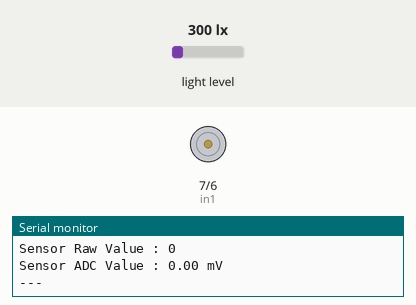
Simulated run of this sketch. Board: Arduino Mega 2560, built for the host (arithmetic inside an expression is 32-bit, double 64-bit). Parts: motor-driver pin pairs drawn as motors (green arrow = first pin HIGH = forward, orange = second pin HIGH = backward, longer = more drive, scaled by the enable pin), the last lines printed to the serial monitor. The test bench sets the inputs (shaded band); at power-on: light level 300 lx.

Above: at 4.2 s.
4.3 s: light level set to 2 lx
At 13.8 s:
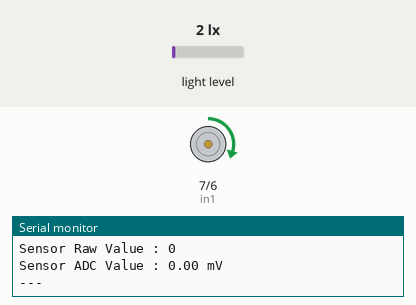
14.6 s: light level set to 7 lx
20.2 s: light level set to 10 lx
At 24.1 s:
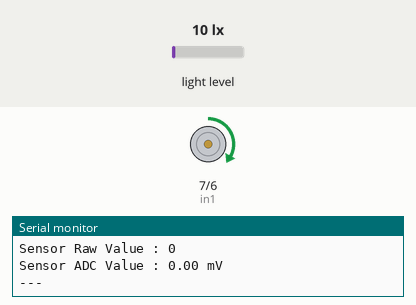
25.8 s: light level set to 40 lx
At 34.4 s:
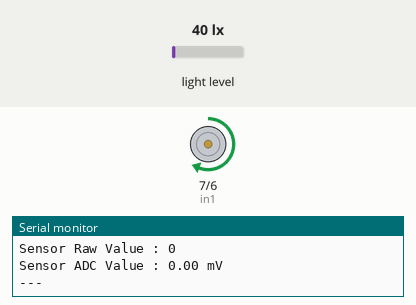
34.7 s: light level set to 46 lx
40.3 s: light level set to 54 lx
Timing chart, 0 to 43.3 s (numbered marks = the images above; inputs shaded):
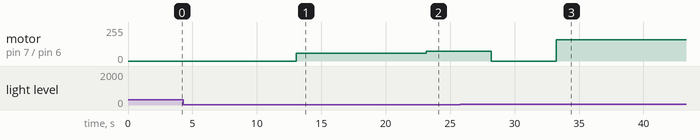

The sketch:

Fuzzy_for_Incubator_Light_Control.ino
```cpp
#include <Wire.h>
#include <BH1750.h>
#include "fuzzySugeno.h"

// #define BH1750_DEBUG true
BH1750 lightMeter;

//PIN
#define enA 9
#define in1 7
#define in2 6

//Global Variable
const int setPoint = 22; //LUX

float sensorInput;
float LUX, sensorRawValue, sensorReadingRaw;
float errorNow = 0, errorBefore = 0, deltaError = 0;

const float bh1750_operating_voltage = 3.3;
const uint16_t ADC_RESOLUTION = 65535;

// uint16_t bh1750ADCSens;
int output;

void calLux() {
  LUX = sensorInput;
  // if(LUX < 12) LUX = 12;
  // else if(LUX >32) LUX = 32;
}

void calErr() {
  errorNow = float(setPoint - LUX);
  deltaError = abs(errorNow - errorBefore);
  errorBefore = errorNow;
}

void setLightPWM(int pwm) {
  digitalWrite(in1, HIGH);
  digitalWrite(in2, LOW);
  analogWrite(enA, pwm);
}

float calADC(float raw_value){
  //Calculate Sensor Reading in mV
  return (raw_value / ADC_RESOLUTION * bh1750_operating_voltage) * 1000;
}

void printVariable() {

  Serial.println("++++++++++++++++");
  Serial.print("Cahaya : \t");
  Serial.print(LUX);
  Serial.println(" LUX");

  Serial.print("Error Now : \t");
  Serial.println(errorNow);

  Serial.print("Error Before : \t");
  Serial.println(errorBefore);

  Serial.print("Delta Error : \t");
  Serial.println(deltaError);

  Serial.print("PWM Output : \t");
  Serial.println(output);
  Serial.println("++++++++++++++++");
}

void printInAndOut(){
  Serial.print("Sensor Read : \t");
  Serial.print(LUX);
  Serial.println(" LUX");
  Serial.print("Output PWM : \t");
  Serial.println(output);

  Serial.print("Sensor Raw Value : ");
  Serial.println((int)sensorRawValue);

  Serial.print("Sensor ADC Value : ");
  Serial.print(calADC(sensorRawValue));
  Serial.println(" mV");

  Serial.println("---");
}


void setup() {
  // put your setup code here, to run once:
  Serial.begin(9600);
  Serial2.being(9600);
  Wire.begin();
  lightMeter.begin(BH1750::CONTINUOUS_HIGH_RES_MODE_2);
  pinMode(enA, OUTPUT);
  pinMode(in1, OUTPUT);
  pinMode(in2, OUTPUT);

  Serial.println("Begin ...");
  delay(3000);
}

void loop() {
  // put your main code here, to run repeatedly:
  sensorInput = lightMeter.readLightLevel();
  sensorRawValue = lightMeter.readRawLightValue(); //ADC

  calLux();
  calErr();

  fuzzy fuzzy(errorNow, deltaError);

  output = int(fuzzy.pwmOuput);
  setLightPWM(output);
  // printVariable();
  printInAndOut();
  // fuzzy.testingOnDevice();

  delay(5000);
}
```

fuzzyMP.h
```cpp
// FUNGSI Keanggotaan Error
float error_MN(float x)
{
    if (x > -12)
        return 0;
    else if (x <= -12 && x > -25)
        return ((-12 - x) / 13);
    else
        return 1;
}

float error_N(float x)
{
    if (x <= -14 || x > -2)
        return 0;
    else if (x > -14 && x <= -8)
        return ((x - (-14)) / 6);
    else if (x > -8 && x <= -2)
        return (((-2) - x) / 1);

    return 0;
}

float error_Z(float x)
{
    if (x <= -3 || x > 3)
        return 0;
    else if (x > -3 && x <= 0)
        return ((x - (-3)) / 3);
    else if (x > 0 && x <= 3)
        return ((3 - x) / 3);

    return 0;
}

float error_P(float x)
{
    if (x <= 2 || x > 14)
        return 0;
    else if (x > 2 && x <= 8)
        return ((x - 2) / 6);
    else if (x > 8 && x <= 14)
        return ((8 - x) / 6);

    return 0;
}

float error_MP(float x)
{
    if (x < 12)
        return 0;
    else if (x >= 12 && x < 25)
        return float(((x - 12) / 13));
    else
        return 1;
}

// Fungsi Keanggotaan Delta Error

float deltaError_DN(float x)
{
    if (x >= 2)
        return 0;
    else if (x >= 0 && x < 2)
        return (((2 - x)) / 2);
    else
        return 1;
}

float deltaError_DS(float x)
{
    if (x <= 1 || x > 11)
        return 0;
    else if (x > 1 && x <= 6)
        return ((x - 1) / 5);
    else if (x > 6 && x <= 11)
        return ((11 - x) / 5);
    return 0;
}

float deltaError_DM(float x)
{
    if (x <= 10 || x > 25)
        return 0;
    else if (x > 10 && x <= 15)
        return ((x - 10) / 5);
    else if (x > 15 && x <= 25)
        return ((25 - x) / 10);
    return 0;
}

float deltaError_DP(float x)
{
    if (x < 22)
        return 0;
    else if (x >= 22 && x < 40)
        return ((x - 22) / 18);
    else
        return 1;
}
```

fuzzySugeno.h
```cpp
#include "fuzzyMP.h"

class fuzzy {

public:
  float error, deltaError;
  float pwmOuput;
  fuzzy(float error, float deltaError) {
    this->error = error;
    this->deltaError = deltaError;
    this->pwmOuput = fuzzyProcess();
  };

  void testing() // FOR PRINTING ALL VALUES IN CPP PROGRAM (DEBUG)
  {
      for (int i = 0; i < 3; i++)
      {
          for (int j = 0; j < 5; j++)
          {
              std::cout << float(valueRule[i][j]) << "\t |";
          }
          std::cout << std::endl;
      }
      std::cout << deltaError << " " << error<<std::endl;
      std::cout << std::endl << "ERROR :\n";
      for (int i = 0; i < 5; i++)
      {
          std::cout << valueError[i] << std::endl;
      }
      std::cout << "---------------" << std::endl;
      std::cout << std::endl << "Delta Error  :\n";
      for(int i=0; i<3;i++){
          std::cout << valueDeltaError[i] << std::endl;
      }
  }

  void testingOnDevice() { //FOR PRINTTING ALL VALUE IN DECICE(.ino) PROGRAM
    Serial.println("<<<<<<<<>>>>>>>>>>");
    Serial.println("Value From Fuzzy Lib");
    Serial.println("---------------");
    Serial.println("Value Rule :");
    Serial.println(" ");
    for (int i = 0; i < 3; i++) {
      for (int j = 0; j < 5; j++) {
        Serial.print(float(valueRule[i][j]));
        Serial.print(" | ");
      }
      Serial.println(" ");
    }
    Serial.println("---------------");
    Serial.println("ERROR Value :");
    for (int i = 0; i < 5; i++) {
      Serial.println(valueError[i]);
    }
    Serial.println("---------------");
    Serial.println("Delta Error  :");
    for (int i = 0; i < 3; i++) {
      Serial.println(valueDeltaError[i]);
    }
    Serial.println("---------------");
    Serial.print("Output : ");
    Serial.println(this->pwmOuput);
    Serial.println("<<<<<<<<>>>>>>>>>>");
  }

private:
  const float THi = 160, Hi = 140, N = 120, Lo = 80, TLo = 60;
  // float rule[3][5] = {
  //   // Constant Value
  //   { Hi, N, N, N, Lo },   // [H, H, H, N, L] H = HIGH
  //   { Hi, N, N, N, Lo },   // [H, N, N, N, L] N = NOMRAL
  //   { Hi, Hi, N, Lo, Lo }  // [H, N, L, L, L] L = LOW
  // };

  float rule[4][5] = {
    // Constant Value
    { THi, THi, N, TLo, TLo },
    { THi, Hi, N, Lo, TLo },   // [H, H, H, N, L] H = HIGH
    { THi, Hi, N, Lo, TLo },   // [H, N, N, N, L] N = NOMRAL
    { THi, Hi, Hi, Hi, TLo }  // [H, N, L, L, L] L = LOW
  };

  // float rule[3][5] = {
  //   // Constant Value
  //   { Lo, N, N, N, Hi },   // [H, H, H, N, L] H = HIGH
  //   { Lo, N, N, N, Hi },   // [H, N, N, N, L] N = NOMRAL
  //   { Lo, Lo, N, Hi, Hi }  // [H, N, L, L, L] L = LOW
  // };
  float valueRule[4][5];
  float valueError[5];
  float valueDeltaError[4];
  float output;

  float minX(float a, float b) {
    return (a < b) ? a : b; // if a < b return a; else return b
  }

  void calculateValue() {
    // FOR Error
    valueError[0] = error_MN(error);
    valueError[1] = error_N(error);
    valueError[2] = error_Z(error);
    valueError[3] = error_P(error);
    valueError[4] = error_MP(error);

    // FOR Delta Error
    valueDeltaError[0] = deltaError_DN(deltaError);
    valueDeltaError[1] = deltaError_DS(deltaError);
    valueDeltaError[2] = deltaError_DN(deltaError);
    valueDeltaError[3] = deltaError_DP(deltaError);
  }

  void setValueRule() {  // With AND Operator;
    for (int i = 0; i < 4; i++) {
      for (int j = 0; j < 5; j++) {
        valueRule[i][j] = minX(valueDeltaError[i], valueError[j]);  // AND find the Min Between 2
      }
    }
  }

  float defuzz() {
    float x = 0, y = 0;  // DEFUZ with x/y
    for (int i = 0; i < 3; i++) {
      for (int j = 0; j < 5; j++) {
        x += rule[i][j] * valueRule[i][j];
        y += valueRule[i][j];
      }
    }
    return (x / y);
  }

  float fuzzyProcess() {
    calculateValue();
    setValueRule();
    return defuzz();
  }
};
```

Measured:
- after the input at 4.3 s, motor on pin 7 (in1) / pin 6 (in2): stopped → forward 60/255 after 8.8 s
- after the input at 20.2 s, motor on pin 7 (in1) / pin 6 (in2): forward 60/255 → forward 73/255 after 2.9 s
- after the input at 25.8 s, motor on pin 7 (in1) / pin 6 (in2): forward 73/255 → stopped after 2.4 s, → forward 160/255 5.0 s later
